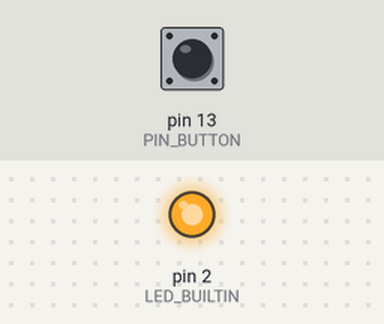
This sketch was run on a simulated Arduino Uno, built with avr-gcc and run on an emulated ATmega328P. On the bench: output pins drawn as LEDs (lit = HIGH). Inputs (shaded band) come from the test bench; at power-on: pin 13 (PIN_BUTTON) LOW.

Above: at 1.2 s.
1.3 s: pin 13 (PIN_BUTTON) pulled HIGH for 0.15 s
At 1.37 s:
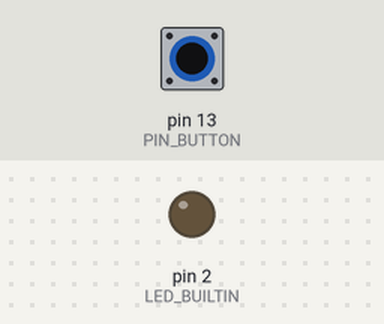
2.9 s: pin 13 (PIN_BUTTON) pulled HIGH for 3.2 s
At 6.6 s:
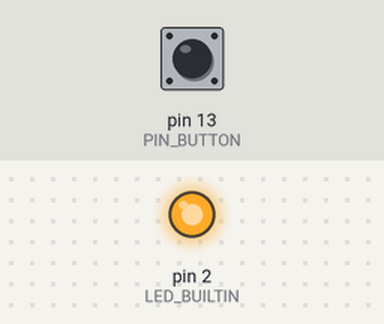
Timing chart, 0 to 8.1 s (numbered marks = the images above; inputs shaded):
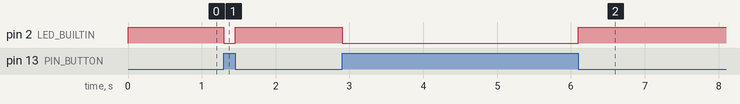

The sketch:

002-01_button_leds.ino
```cpp
/**********************************************************************
* Filename    : 002-01_button_leds
* Description : Make builtin and external leds to be OFF,
* when pressing on the button (default LEDs are ON)
* Auther      : Alternative Solutions
* Modification: 2026/02/04
**********************************************************************/
#define LED_BUILTIN  2
#define PIN_BUTTON   13
//#define DELAY_TIME   1000

int val = 0;

/******** BEFORE DOING THIS EXCERCISE FIRST DO 002_button_led ********/

// the setup function runs once when you press reset or power the board
void setup() {
  // initialize digital pin LED_BUILTIN as an output.
  pinMode(LED_BUILTIN, OUTPUT);
  // initialize digital pin PIN_BUTTON as an input.
  pinMode(PIN_BUTTON, INPUT);

  //Serial.begin(115200);
}

// the loop function runs over and over again forever
void loop() {
/*
  //logic without if statement
  val = digitalRead(PIN_BUTTON);
  val = (val + 1) % 2;
  digitalWrite(LED_BUILTIN, val);
*/

  /*delay(200);
  Serial.println("val");
  Serial.println(val);*/

  //same logic bu using if statement
  if (HIGH == digitalRead(PIN_BUTTON)) {  //K (The button) is not pressed
    digitalWrite(LED_BUILTIN, LOW);       //Led is turned ON on LOW signal
  } else {                                //K is pressed, ==>> short circuit
    digitalWrite(LED_BUILTIN, HIGH);      //Led is turned OFF on HIGH signal
  }

}
```

Measured:
- after the input at 1.3 s, pin 2 (LED_BUILTIN): HIGH → LOW at once, → HIGH 0.15 s later
- after the input at 2.9 s, pin 2 (LED_BUILTIN): HIGH → LOW at once, → HIGH 3.2 s later
